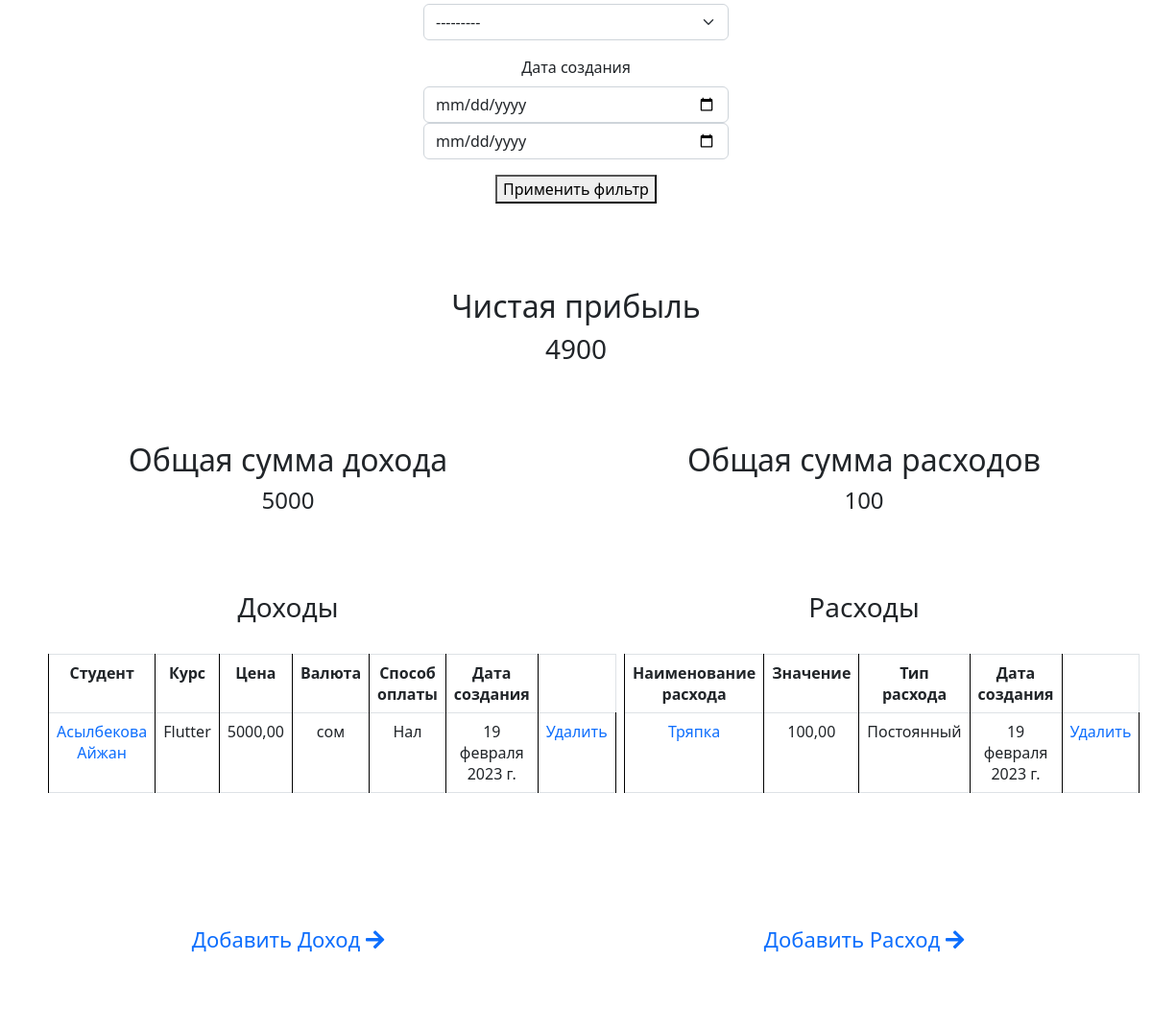
Before: /srm/administrator/ (middle part) with the older database file.
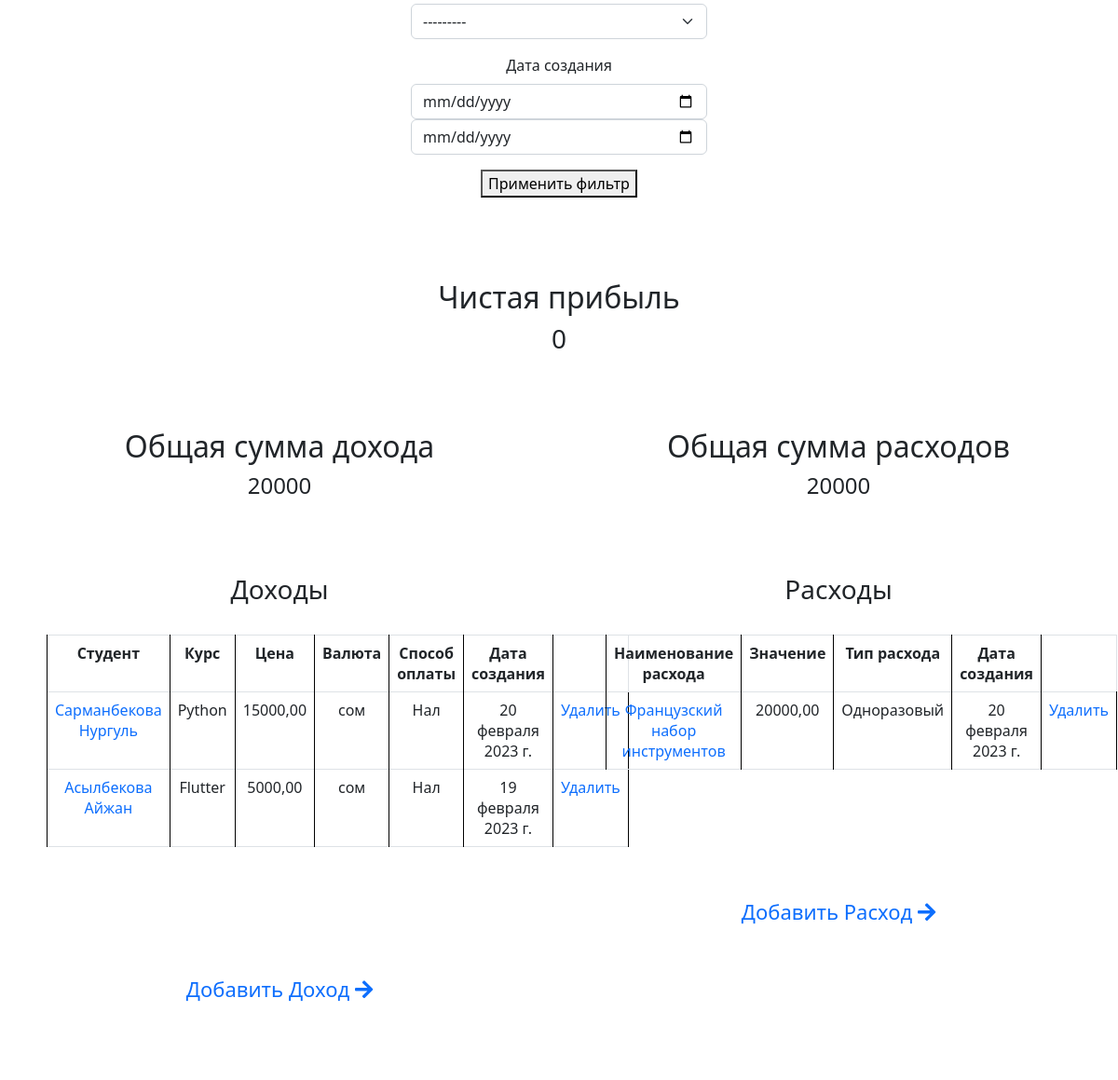
After: the same page with the newer database file.
### srm/models.py (models this page shows, shortened)
class Income(models.Model):
    student = models.ForeignKey(Student, on_delete=models.PROTECT, verbose_name='Студент')
    course = models.ForeignKey(Course, on_delete=models.PROTECT, verbose_name='Курс')
    value = models.DecimalField(decimal_places=2, max_digits=12, default=0.00, verbose_name='Цена')
    payment_method = models.ForeignKey(
                PaymentMethod,
                on_delete=models.PROTECT,
                verbose_name='Способ оплаты',
                related_name='incomes',
            )
    currency = models.ForeignKey(Currency, on_delete=models.PROTECT, verbose_name='Валюта', blank=True, null=True)
    created_date = models.DateField(auto_now_add=True, verbose_name='Дата создания')
    class Meta:
        verbose_name = 'Доходы'
        verbose_name_plural = 'Доходы'

class Student(models.Model):
    full_name = models.CharField(max_length=80, verbose_name=('ФИО'))
    phone_number = PhoneNumberField(verbose_name=('Номер телефона'))
    course = models.ForeignKey(
        Course,
        on_delete=models.PROTECT,
        verbose_name='Курс',
        related_name='student')
    tariff = models.ForeignKey(
        'landing.LearningFormat',
        on_delete=models.PROTECT,
        verbose_name='Формат обучения',
        blank=True,
        null=True)
    certificate = models.PositiveSmallIntegerField(default=0, verbose_name='Сертификат')
    url = models.URLField(blank=True, null=True)
    time = models.PositiveSmallIntegerField(
        choices=(
            (1, 'Утро'),
            (2, 'День'),
            (3, 'Вечер'),
            (4, 'Ночь'),
        ),
        verbose_name='Время обучения',
        blank=True,
        null=True
    )
    total_payment = models.DecimalField(
        decimal_places=2,
        max_digits=12,
        default=0.00,
        verbose_name='Общая оплата',
        blank=True,
        null=True)
    last_payment_date = models.DateField(verbose_name='Дата последней оплаты', blank=True, null=True)
    remainder = models.DecimalField(
        decimal_places=2,
        max_digits=12,
        default=0.00,
        verbose_name='Остаток')
    is_graduate = models.BooleanField(default=False, verbose_name='Выпускник')
    created_date = models.DateField(auto_now_add=True, verbose_name='Дата создания')
    def __str__(self):
        return self.full_name
    class Meta:
        verbose_name = 'Студент'
        verbose_name_plural = 'Студенты'

class Course(models.Model):
    title = models.CharField(max_length=123, verbose_name=('Название'))
    studying_time = models.PositiveSmallIntegerField(
        choices=(
            (1, 'Утро'),
            (2, 'День'),
            (3, 'Вечер'),
            (4, 'Ночь'),
        ),
        verbose_name='Время обучения',
    )
    format = models.ForeignKey('landing.LearningFormat', on_delete=models.PROTECT, verbose_name='Формат обучения')
    teacher = models.ForeignKey(Employee, on_delete=models.PROTECT, verbose_name='Ментор')
    price = models.DecimalField(decimal_places=2, max_digits=12, default=0.00, verbose_name='Цена')
    created_date = models.DateTimeField(auto_now_add=True, verbose_name=('Дата создания'))
    is_active = models.BooleanField(default=True, verbose_name=('Активен'))
    def __str__(self):
        return self.title
    class Meta:
        verbose_name = 'Курс'
        verbose_name_plural = 'Курсы'

class Currency(models.Model):
    title = models.CharField(max_length=40, verbose_name='Название')
    created_date = models.DateTimeField(auto_now_add=True, verbose_name='Дата создания')
    def __str__(self):
        return self.title
    class Meta:
        verbose_name = 'Валюта'
        verbose_name_plural = 'Валюты'

class PaymentMethod(models.Model):
    title = models.CharField(max_length=70, verbose_name='Название')
    created_date = models.DateTimeField(auto_now_add=True, verbose_name='Дата создания')
    def __str__(self):
        return self.title
    class Meta:
        verbose_name = 'Способ оплаты'
        verbose_name_plural = 'Способы оплаты'

class Expense(models.Model):
    title = models.CharField(max_length=123, verbose_name='Название')
    value = models.DecimalField(decimal_places=2, max_digits=12, default=0.00, verbose_name='Цена')
    flow_type = models.PositiveSmallIntegerField(
        choices=(
            (1, 'Постоянный'),
            (2, 'Одноразовый'),
            (3, 'Сотрудник'),
        ),
        verbose_name='Тип расхода'
    )
    created_date = models.DateField(auto_now_add=True, verbose_name='Дата создания')
    class Meta:
        verbose_name = 'Расходы'
        verbose_name_plural = 'Расходы'

### srm/views.py (the view)
# urls.py: path('administrator/', views.IncomeListView.as_view(), name='income_list'),
class IncomeListView(FilteredListView):
    model = Income
    queryset = Income.objects.all().order_by('-id')
    filterset_class = IncomeFilter
    template_name = 'srm/incomes.html'
    def get_context_data(self, **kwargs):
        context = super().get_context_data(**kwargs)
        expense = Expense.objects.all().order_by('-id')
        filterset_expense = ExpenseFilter(self.request.GET, queryset=expense, prefix='expense')
        context['gg'] = filterset_expense
        context['kaka'] = expense
        context['expenses'] = filterset_expense.qs
        context['total_incomes'] = context['object_list'].aggregate(total=Sum('value'))['total']
        context['total_expenses'] = context['expenses'].aggregate(total=Sum('value'))['total']
        if context['total_incomes'] and context['total_expenses']:
            context['net_profit'] = context['object_list'].aggregate(total=Sum('value'))['total'] - context['expenses'].aggregate(total=Sum('value'))['total']
        return context

### landing/models.py (called while the page is built)
    def __str__(self):
        return self.title

### srm/models.py (called while the page is built)
    def __str__(self):
        return self.full_name

### srm/views.py (called while the page is built)
    def get_queryset(self):
        queryset = super().get_queryset()
        self.filterset = self.filterset_class(self.request.GET, queryset=queryset)
        return self.filterset.qs.distinct()

    def get_context_data(self, **kwargs):
        context = super().get_context_data(**kwargs)
        context['filterset'] = self.filterset
        return context

### srm/templates/srm/incomes.html (shortened to what this page needs)
{% extends 'base.html' %}
{% load static %}
{% load crispy_forms_tags %}
{% block content %}
<br>
<br>
<br>
<br>
<br>
<br>
<br>
<br>
<br>
<center>
  <h3>Фильтрация для Доходов</h3><br>
  <div class="container mt-3" style="width: 55%; fon-size: 10px;">
  <form method="get" id="incomes">
    <div class="col-6">
      {{ gg.form.flow_type|as_crispy_field }}
      </div>
      <div class="col-6">
        {{ gg.form.created_date|as_crispy_field }}
      </div>
    <button type="submit">Применить фильтр</button>
</form>
  </div>
  <br>
<br>
<br>
  <h2>Чистая прибыль</h2>
         <h3>{{ net_profit }}</h3>
  <br>
  <br>
  <br>
  <div class="d-flex justify-content-around">
    <div class="left col-5">
          <h2>Общая сумма дохода</h2>
  <h4>{{total_incomes}}</h4>
      <br>
      <br>
      <br>
  <h3>Доходы</h3>
  <br>
<table class="table table-bordered">
  <tbody>
    <tr>
      <th style="text-align: center; margin: 0 10px;" >Студент</th>
      <th style="text-align: center; margin: 0 10px;" >Курс</th>
      <th style="text-align: center; margin: 0 10px;" >Цена</th>
      <th style="text-align: center; margin: 0 10px;" >Валюта</th>
      <th style="text-align: center; margin: 0 10px;" >Способ оплаты</th>
      <th style="text-align: center; margin: 0 10px;" >Дата создания</th>
    </tr>
    {% for income in object_list %}
    <tr>
      <td style="text-align: center; margin: 0 10px;"><a href="{% url 'income_detail' income.id %}" >{{ income.student }}</a></td>
      <td style="text-align: center; margin: 0 10px;" >{{ income.course }}</td>
      <td style="text-align: center; margin: 0 10px;" >{{ income.value }}</td>
      <td style="text-align: center; margin: 0 10px;" >{{ income.currency }}</td>
        {% if income.payment_method %}
          <td style="text-align: center; margin: 0 10px;" >{{ income.payment_method }}</td>
        {% else %}
          <td style="text-align: center; margin: 0 10px;" ></td>
      {% endif %}
      <td style="text-align: center; margin: 0 10px;" >{{ income.created_date }}</td>
      <td><a href="{% url 'income_delete' income.id %}">Удалить</a></td>
    </tr>
    {% endfor %}
  </tbody>
</table>
  <br>
  <br>
  <br>
<br>
<br>
        <a style="font-size: 22px;" href="{% url 'income_add' %}">Добавить Доход <i class="fa fa-arrow-right"></i></a>
<br>
<br>
<br>
    </div>
    <div class="right col-5">
    <h2>Общая сумма расходов</h2>
  <h4>{{ total_expenses }}</h4>
          <br>
<br>
<br>
      <h3>Расходы</h3>
  <br>
  <table class="table table-bordered">
  <tbody>
    <tr>
      <th style="text-align: center; margin: 0 10px;" >Наименование расхода</th>
      <th style="text-align: center; margin: 0 10px;" >Значение</th>
      <th style="text-align: center; margin: 0 10px;" >Тип расхода</th>
      <th style="text-align: center; margin: 0 10px;" >Дата создания</th>
    </tr>
    {% for expense in expenses  %}
    <tr>
      <td style="text-align: center; margin: 0 10px;"><a href="{% url 'expense_detail' expense.id %}" >{{ expense.title }}</a></td>
      <td style="text-align: center; margin: 0 10px;" >{{ expense.value }}</td>
      <td style="text-align: center; margin: 0 10px;" >{{ expense.get_flow_type_display }}</td>
      <td style="text-align: center; margin: 0 10px;" >{{ expense.created_date }}</td>
        <td><a href="{% url 'expense_delete' expense.id %}">Удалить</a></td>
    </tr>
    {% endfor %}
  </tbody>
</table>
  <br>
  <br>
  <br>
<br>
<br>
  <a style="font-size: 22px;" href="{% url 'expense_add' %}">Добавить Расход <i class="fa fa-arrow-right"></i></a>
    </div>
  </div>
{% endblock %}

Changed rows visible on the page:
removed Expense: title "Тряпка", value "100,00", flow_type "Постоянный", created_date "19 февраля 2023 г."
added Income: student "Сарманбекова Нургуль", course "Python", value "15000,00", currency "сом", payment_method "Нал", created_date "20 февраля 2023 г."
added Expense: title "Французский набор инструментов", value "20000,00", flow_type "Одноразовый", created_date "20 февраля 2023 г."
Other visible differences:
{{ net_profit }}: "4900" → "0"
{{ total_incomes }}: "5000" → "20000"
{{ total_expenses }}: "100" → "20000"
